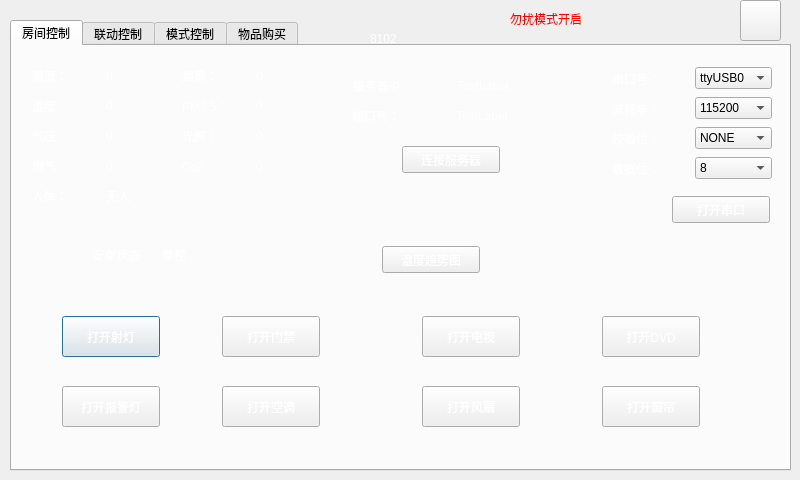
<?xml version="1.0" encoding="UTF-8"?>
<ui version="4.0">
 <class>Dialog</class>
 <widget class="QDialog" name="Dialog">
  <property name="geometry">
   <rect>
    <x>0</x>
    <y>0</y>
    <width>800</width>
    <height>480</height>
   </rect>
  </property>
  <property name="windowTitle">
   <string>Dialog</string>
  </property>
  <widget class="QLabel" name="label">
   <property name="geometry">
    <rect>
     <x>0</x>
     <y>0</y>
     <width>800</width>
     <height>480</height>
    </rect>
   </property>
   <property name="styleSheet">
    <string notr="true">background-image: url(:/2202.png);</string>
   </property>
   <property name="text">
    <string/>
   </property>
  </widget>
  <widget class="QTabWidget" name="tabWidget">
   <property name="geometry">
    <rect>
     <x>10</x>
     <y>20</y>
     <width>781</width>
     <height>451</height>
    </rect>
   </property>
   <property name="currentIndex">
    <number>0</number>
   </property>
   <widget class="QWidget" name="tab">
    <property name="styleSheet">
     <string notr="true">background-image: url(:/2202.png);

color: rgb(255, 255, 255);</string>
    </property>
    <attribute name="title">
     <string>房间控制</string>
    </attribute>
    <widget class="QWidget" name="layoutWidget">
     <property name="geometry">
      <rect>
       <x>170</x>
       <y>20</y>
       <width>142</width>
       <height>19</height>
      </rect>
     </property>
     <layout class="QHBoxLayout" name="horizontalLayout_2">
      <item>
       <widget class="QLabel" name="label_4">
        <property name="text">
         <string>烟雾：</string>
        </property>
       </widget>
      </item>
      <item>
       <widget class="QLabel" name="lab_smoke">
        <property name="text">
         <string>0</string>
        </property>
       </widget>
      </item>
     </layout>
    </widget>
    <widget class="QWidget" name="layoutWidget_2">
     <property name="geometry">
      <rect>
       <x>20</x>
       <y>50</y>
       <width>142</width>
       <height>19</height>
      </rect>
     </property>
     <layout class="QHBoxLayout" name="horizontalLayout_5">
      <item>
       <widget class="QLabel" name="label_10">
        <property name="text">
         <string>湿度</string>
        </property>
       </widget>
      </item>
      <item>
       <widget class="QLabel" name="lab_hum">
        <property name="text">
         <string>0</string>
        </property>
       </widget>
      </item>
     </layout>
    </widget>
    <widget class="QWidget" name="layoutWidget_3">
     <property name="geometry">
      <rect>
       <x>170</x>
       <y>50</y>
       <width>142</width>
       <height>19</height>
      </rect>
     </property>
     <layout class="QHBoxLayout" name="horizontalLayout_6">
      <item>
       <widget class="QLabel" name="label_12">
        <property name="text">
         <string>PM2.5：</string>
        </property>
       </widget>
      </item>
      <item>
       <widget class="QLabel" name="lab_pm">
        <property name="text">
         <string>0</string>
        </property>
       </widget>
      </item>
     </layout>
    </widget>
    <widget class="QWidget" name="layoutWidget_4">
     <property name="geometry">
      <rect>
       <x>20</x>
       <y>80</y>
       <width>142</width>
       <height>19</height>
      </rect>
     </property>
     <layout class="QHBoxLayout" name="horizontalLayout_7">
      <item>
       <widget class="QLabel" name="label_14">
        <property name="text">
         <string>气压：</string>
        </property>
       </widget>
      </item>
      <item>
       <widget class="QLabel" name="lab_air">
        <property name="text">
         <string>0</string>
        </property>
       </widget>
      </item>
     </layout>
    </widget>
    <widget class="QWidget" name="layoutWidget_5">
     <property name="geometry">
      <rect>
       <x>170</x>
       <y>80</y>
       <width>142</width>
       <height>19</height>
      </rect>
     </property>
     <layout class="QHBoxLayout" name="horizontalLayout_8">
      <item>
       <widget class="QLabel" name="label_16">
        <property name="text">
         <string>光照：</string>
        </property>
       </widget>
      </item>
      <item>
       <widget class="QLabel" name="lab_ill">
        <property name="text">
         <string>0</string>
        </property>
       </widget>
      </item>
     </layout>
    </widget>
    <widget class="QWidget" name="layoutWidget_6">
     <property name="geometry">
      <rect>
       <x>20</x>
       <y>110</y>
       <width>142</width>
       <height>19</height>
      </rect>
     </property>
     <layout class="QHBoxLayout" name="horizontalLayout_9">
      <item>
       <widget class="QLabel" name="label_18">
        <property name="text">
         <string>燃气：</string>
        </property>
       </widget>
      </item>
      <item>
       <widget class="QLabel" name="lab_gas">
        <property name="text">
         <string>0</string>
        </property>
       </widget>
      </item>
     </layout>
    </widget>
    <widget class="QWidget" name="layoutWidget_7">
     <property name="geometry">
      <rect>
       <x>170</x>
       <y>110</y>
       <width>142</width>
       <height>19</height>
      </rect>
     </property>
     <layout class="QHBoxLayout" name="horizontalLayout_10">
      <item>
       <widget class="QLabel" name="label_20">
        <property name="text">
         <string>Co2：</string>
        </property>
       </widget>
      </item>
      <item>
       <widget class="QLabel" name="lab_co2">
        <property name="text">
         <string>0</string>
        </property>
       </widget>
      </item>
     </layout>
    </widget>
    <widget class="QWidget" name="layoutWidget_8">
     <property name="geometry">
      <rect>
       <x>20</x>
       <y>140</y>
       <width>142</width>
       <height>19</height>
      </rect>
     </property>
     <layout class="QHBoxLayout" name="horizontalLayout_11">
      <item>
       <widget class="QLabel" name="label_22">
        <property name="text">
         <string>人体：</string>
        </property>
       </widget>
      </item>
      <item>
       <widget class="QLabel" name="lab_inf">
        <property name="text">
         <string>无人</string>
        </property>
       </widget>
      </item>
     </layout>
    </widget>
    <widget class="QPushButton" name="btn_lamp">
     <property name="geometry">
      <rect>
       <x>50</x>
       <y>270</y>
       <width>98</width>
       <height>41</height>
      </rect>
     </property>
     <property name="text">
      <string>打开射灯</string>
     </property>
    </widget>
    <widget class="QPushButton" name="btn_warning">
     <property name="geometry">
      <rect>
       <x>50</x>
       <y>340</y>
       <width>98</width>
       <height>41</height>
      </rect>
     </property>
     <property name="text">
      <string>打开报警灯</string>
     </property>
    </widget>
    <widget class="QPushButton" name="btn_air">
     <property name="geometry">
      <rect>
       <x>210</x>
       <y>340</y>
       <width>98</width>
       <height>41</height>
      </rect>
     </property>
     <property name="text">
      <string>打开空调</string>
     </property>
    </widget>
    <widget class="QPushButton" name="btn_rfid">
     <property name="geometry">
      <rect>
       <x>210</x>
       <y>270</y>
       <width>98</width>
       <height>41</height>
      </rect>
     </property>
     <property name="text">
      <string>打开门禁</string>
     </property>
    </widget>
    <widget class="QPushButton" name="btn_fan">
     <property name="geometry">
      <rect>
       <x>410</x>
       <y>340</y>
       <width>98</width>
       <height>41</height>
      </rect>
     </property>
     <property name="text">
      <string>打开风扇</string>
     </property>
    </widget>
    <widget class="QPushButton" name="btn_tv">
     <property name="geometry">
      <rect>
       <x>410</x>
       <y>270</y>
       <width>98</width>
       <height>41</height>
      </rect>
     </property>
     <property name="text">
      <string>打开电视</string>
     </property>
    </widget>
    <widget class="QPushButton" name="btn_curtain">
     <property name="geometry">
      <rect>
       <x>590</x>
       <y>340</y>
       <width>98</width>
       <height>41</height>
      </rect>
     </property>
     <property name="text">
      <string>打开窗帘</string>
     </property>
    </widget>
    <widget class="QPushButton" name="btn_dvd">
     <property name="geometry">
      <rect>
       <x>590</x>
       <y>270</y>
       <width>98</width>
       <height>41</height>
      </rect>
     </property>
     <property name="text">
      <string>打开DVD</string>
     </property>
    </widget>
    <widget class="QPushButton" name="btn_draw">
     <property name="geometry">
      <rect>
       <x>370</x>
       <y>200</y>
       <width>98</width>
       <height>27</height>
      </rect>
     </property>
     <property name="text">
      <string>温度趋势图</string>
     </property>
    </widget>
    <widget class="QPushButton" name="btn_tcp">
     <property name="geometry">
      <rect>
       <x>390</x>
       <y>100</y>
       <width>98</width>
       <height>27</height>
      </rect>
     </property>
     <property name="text">
      <string>连接服务器</string>
     </property>
    </widget>
    <widget class="QWidget" name="layoutWidget_9">
     <property name="geometry">
      <rect>
       <x>340</x>
       <y>60</y>
       <width>201</width>
       <height>20</height>
      </rect>
     </property>
     <layout class="QHBoxLayout" name="horizontalLayout_13">
      <item>
       <widget class="QLabel" name="label_26">
        <property name="text">
         <string>端口号：</string>
        </property>
       </widget>
      </item>
      <item>
       <widget class="QLabel" name="lab_port">
        <property name="text">
         <string>TextLabel</string>
        </property>
       </widget>
      </item>
     </layout>
    </widget>
    <widget class="QWidget" name="layoutWidget_10">
     <property name="geometry">
      <rect>
       <x>600</x>
       <y>50</y>
       <width>160</width>
       <height>25</height>
      </rect>
     </property>
     <layout class="QHBoxLayout" name="horizontalLayout_15">
      <item>
       <widget class="QLabel" name="label_30">
        <property name="text">
         <string>波特率：</string>
        </property>
       </widget>
      </item>
      <item>
       <widget class="QComboBox" name="cmb2">
        <property name="styleSheet">
         <string notr="true">color: rgb(0, 0, 0);</string>
        </property>
        <property name="currentIndex">
         <number>1</number>
        </property>
        <item>
         <property name="text">
          <string>9600</string>
         </property>
        </item>
        <item>
         <property name="text">
          <string>115200</string>
         </property>
        </item>
       </widget>
      </item>
     </layout>
    </widget>
    <widget class="QWidget" name="layoutWidget_11">
     <property name="geometry">
      <rect>
       <x>600</x>
       <y>80</y>
       <width>160</width>
       <height>25</height>
      </rect>
     </property>
     <layout class="QHBoxLayout" name="horizontalLayout_16">
      <item>
       <widget class="QLabel" name="label_31">
        <property name="text">
         <string>校验位：</string>
        </property>
       </widget>
      </item>
      <item>
       <widget class="QComboBox" name="cmb3">
        <property name="styleSheet">
         <string notr="true">color: rgb(0, 0, 0);</string>
        </property>
        <item>
         <property name="text">
          <string>NONE</string>
         </property>
        </item>
       </widget>
      </item>
     </layout>
    </widget>
    <widget class="QWidget" name="layoutWidget_12">
     <property name="geometry">
      <rect>
       <x>600</x>
       <y>110</y>
       <width>160</width>
       <height>25</height>
      </rect>
     </property>
     <layout class="QHBoxLayout" name="horizontalLayout_17">
      <item>
       <widget class="QLabel" name="label_32">
        <property name="text">
         <string>数据位：</string>
        </property>
       </widget>
      </item>
      <item>
       <widget class="QComboBox" name="cmb4">
        <property name="styleSheet">
         <string notr="true">color: rgb(0, 0, 0);</string>
        </property>
        <property name="currentIndex">
         <number>3</number>
        </property>
        <item>
         <property name="text">
          <string>5</string>
         </property>
        </item>
        <item>
         <property name="text">
          <string>6</string>
         </property>
        </item>
        <item>
         <property name="text">
          <string>7</string>
         </property>
        </item>
        <item>
         <property name="text">
          <string>8</string>
         </property>
        </item>
       </widget>
      </item>
     </layout>
    </widget>
    <widget class="QPushButton" name="btn_serial">
     <property name="geometry">
      <rect>
       <x>660</x>
       <y>150</y>
       <width>98</width>
       <height>27</height>
      </rect>
     </property>
     <property name="text">
      <string>打开串口</string>
     </property>
    </widget>
    <widget class="QLabel" name="label_3">
     <property name="geometry">
      <rect>
       <x>80</x>
       <y>200</y>
       <width>67</width>
       <height>17</height>
      </rect>
     </property>
     <property name="text">
      <string>安卓状态</string>
     </property>
    </widget>
    <widget class="QLabel" name="lab_andoird">
     <property name="geometry">
      <rect>
       <x>150</x>
       <y>200</y>
       <width>67</width>
       <height>17</height>
      </rect>
     </property>
     <property name="text">
      <string>单控</string>
     </property>
    </widget>
    <widget class="QWidget" name="">
     <property name="geometry">
      <rect>
       <x>20</x>
       <y>20</y>
       <width>142</width>
       <height>19</height>
      </rect>
     </property>
     <layout class="QHBoxLayout" name="horizontalLayout">
      <item>
       <widget class="QLabel" name="label_2">
        <property name="text">
         <string>温度：</string>
        </property>
       </widget>
      </item>
      <item>
       <widget class="QLabel" name="lab_temp">
        <property name="text">
         <string>0</string>
        </property>
       </widget>
      </item>
     </layout>
    </widget>
    <widget class="QWidget" name="">
     <property name="geometry">
      <rect>
       <x>341</x>
       <y>30</y>
       <width>201</width>
       <height>20</height>
      </rect>
     </property>
     <layout class="QHBoxLayout" name="horizontalLayout_12">
      <item>
       <widget class="QLabel" name="label_24">
        <property name="text">
         <string>服务器IP：</string>
        </property>
       </widget>
      </item>
      <item>
       <widget class="QLabel" name="lab_ip">
        <property name="text">
         <string>TextLabel</string>
        </property>
       </widget>
      </item>
     </layout>
    </widget>
    <widget class="QWidget" name="">
     <property name="geometry">
      <rect>
       <x>600</x>
       <y>20</y>
       <width>160</width>
       <height>25</height>
      </rect>
     </property>
     <layout class="QHBoxLayout" name="horizontalLayout_14">
      <item>
       <widget class="QLabel" name="label_29">
        <property name="text">
         <string>串口号：</string>
        </property>
       </widget>
      </item>
      <item>
       <widget class="QComboBox" name="cmb1">
        <property name="styleSheet">
         <string notr="true">color: rgb(0, 0, 0);</string>
        </property>
        <item>
         <property name="text">
          <string>ttyUSB0</string>
         </property>
        </item>
        <item>
         <property name="text">
          <string>ttySAC0</string>
         </property>
        </item>
       </widget>
      </item>
     </layout>
    </widget>
   </widget>
   <widget class="QWidget" name="tab_2">
    <property name="styleSheet">
     <string notr="true">background-image: url(:/2202.png);

color: rgb(255, 255, 255);</string>
    </property>
    <attribute name="title">
     <string>联动控制</string>
    </attribute>
    <widget class="QPushButton" name="btn_clean">
     <property name="geometry">
      <rect>
       <x>150</x>
       <y>90</y>
       <width>98</width>
       <height>61</height>
      </rect>
     </property>
     <property name="text">
      <string>打扫卫生</string>
     </property>
    </widget>
    <widget class="QPushButton" name="btn_wdl">
     <property name="geometry">
      <rect>
       <x>460</x>
       <y>90</y>
       <width>98</width>
       <height>61</height>
      </rect>
     </property>
     <property name="text">
      <string>请勿打扰</string>
     </property>
    </widget>
    <widget class="QPushButton" name="btn_mode1">
     <property name="geometry">
      <rect>
       <x>150</x>
       <y>240</y>
       <width>98</width>
       <height>61</height>
      </rect>
     </property>
     <property name="text">
      <string>安防模式</string>
     </property>
    </widget>
    <widget class="QPushButton" name="btn_mode2">
     <property name="geometry">
      <rect>
       <x>460</x>
       <y>240</y>
       <width>98</width>
       <height>61</height>
      </rect>
     </property>
     <property name="text">
      <string>睡眠模式</string>
     </property>
    </widget>
    <widget class="QPushButton" name="btn_lx">
     <property name="geometry">
      <rect>
       <x>310</x>
       <y>160</y>
       <width>98</width>
       <height>61</height>
      </rect>
     </property>
     <property name="text">
      <string>联系总台</string>
     </property>
    </widget>
    <widget class="QWidget" name="w_lx" native="true">
     <property name="geometry">
      <rect>
       <x>300</x>
       <y>230</y>
       <width>118</width>
       <height>87</height>
      </rect>
     </property>
     <widget class="QLineEdit" name="led_lx">
      <property name="geometry">
       <rect>
        <x>0</x>
        <y>10</y>
        <width>113</width>
        <height>27</height>
       </rect>
      </property>
     </widget>
     <widget class="QPushButton" name="btn_lxfs">
      <property name="geometry">
       <rect>
        <x>10</x>
        <y>50</y>
        <width>98</width>
        <height>27</height>
       </rect>
      </property>
      <property name="text">
       <string>发射</string>
      </property>
     </widget>
    </widget>
   </widget>
   <widget class="QWidget" name="tab_3">
    <property name="styleSheet">
     <string notr="true">background-image: url(:/2202.png);

color: rgb(255, 255, 255);</string>
    </property>
    <attribute name="title">
     <string>模式控制</string>
    </attribute>
    <widget class="QComboBox" name="ld1">
     <property name="geometry">
      <rect>
       <x>220</x>
       <y>130</y>
       <width>85</width>
       <height>27</height>
      </rect>
     </property>
     <property name="styleSheet">
      <string notr="true">color: rgb(0, 0, 0);</string>
     </property>
     <item>
      <property name="text">
       <string>光照</string>
      </property>
     </item>
     <item>
      <property name="text">
       <string>烟雾</string>
      </property>
     </item>
     <item>
      <property name="text">
       <string>PM2.5</string>
      </property>
     </item>
    </widget>
    <widget class="QComboBox" name="ld2">
     <property name="geometry">
      <rect>
       <x>320</x>
       <y>130</y>
       <width>85</width>
       <height>27</height>
      </rect>
     </property>
     <property name="styleSheet">
      <string notr="true">color: rgb(0, 0, 0);</string>
     </property>
     <item>
      <property name="text">
       <string>&lt;</string>
      </property>
     </item>
     <item>
      <property name="text">
       <string>&gt;=</string>
      </property>
     </item>
    </widget>
    <widget class="QLineEdit" name="ld3">
     <property name="geometry">
      <rect>
       <x>420</x>
       <y>130</y>
       <width>113</width>
       <height>27</height>
      </rect>
     </property>
     <property name="text">
      <string>0</string>
     </property>
    </widget>
    <widget class="QPushButton" name="pushButton">
     <property name="geometry">
      <rect>
       <x>330</x>
       <y>190</y>
       <width>100</width>
       <height>27</height>
      </rect>
     </property>
     <property name="text">
      <string>联动模式开启</string>
     </property>
    </widget>
    <widget class="QCheckBox" name="chk1">
     <property name="geometry">
      <rect>
       <x>160</x>
       <y>240</y>
       <width>98</width>
       <height>22</height>
      </rect>
     </property>
     <property name="text">
      <string>报警灯</string>
     </property>
    </widget>
    <widget class="QCheckBox" name="chk2">
     <property name="geometry">
      <rect>
       <x>280</x>
       <y>240</y>
       <width>98</width>
       <height>22</height>
      </rect>
     </property>
     <property name="text">
      <string>风扇</string>
     </property>
    </widget>
    <widget class="QCheckBox" name="chk3">
     <property name="geometry">
      <rect>
       <x>400</x>
       <y>240</y>
       <width>98</width>
       <height>22</height>
      </rect>
     </property>
     <property name="text">
      <string>窗帘</string>
     </property>
    </widget>
    <widget class="QCheckBox" name="chk4">
     <property name="geometry">
      <rect>
       <x>510</x>
       <y>240</y>
       <width>98</width>
       <height>22</height>
      </rect>
     </property>
     <property name="text">
      <string>射灯</string>
     </property>
    </widget>
   </widget>
   <widget class="QWidget" name="tab_4">
    <property name="styleSheet">
     <string notr="true">background-image: url(:/2202.png);

color: rgb(255, 255, 255);</string>
    </property>
    <attribute name="title">
     <string>物品购买</string>
    </attribute>
   </widget>
  </widget>
  <widget class="QLabel" name="label_28">
   <property name="geometry">
    <rect>
     <x>370</x>
     <y>30</y>
     <width>67</width>
     <height>17</height>
    </rect>
   </property>
   <property name="styleSheet">
    <string notr="true">color: rgb(255, 255, 255);</string>
   </property>
   <property name="text">
    <string>8102</string>
   </property>
  </widget>
  <widget class="QPushButton" name="pushButton_11">
   <property name="geometry">
    <rect>
     <x>740</x>
     <y>0</y>
     <width>41</width>
     <height>41</height>
    </rect>
   </property>
   <property name="styleSheet">
    <string notr="true">border-image: url(:/2203.png);</string>
   </property>
   <property name="text">
    <string/>
   </property>
  </widget>
  <widget class="QLabel" name="lab_wdl">
   <property name="geometry">
    <rect>
     <x>510</x>
     <y>10</y>
     <width>201</width>
     <height>17</height>
    </rect>
   </property>
   <property name="styleSheet">
    <string notr="true">color: rgb(255, 0, 0);</string>
   </property>
   <property name="text">
    <string>勿扰模式开启</string>
   </property>
  </widget>
 </widget>
 <resources/>
 <connections/>
</ui>
